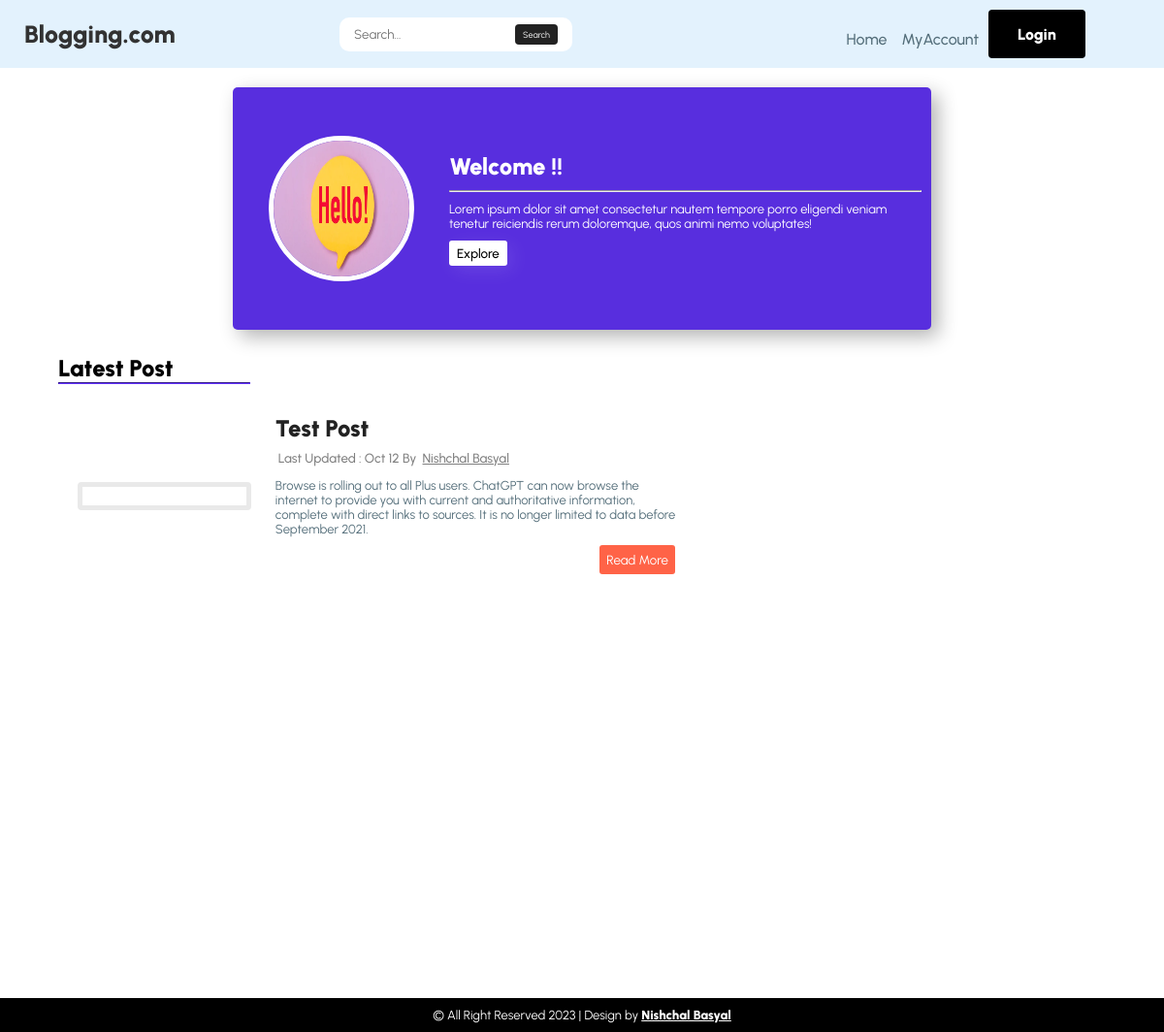
Before: / with the older database file.
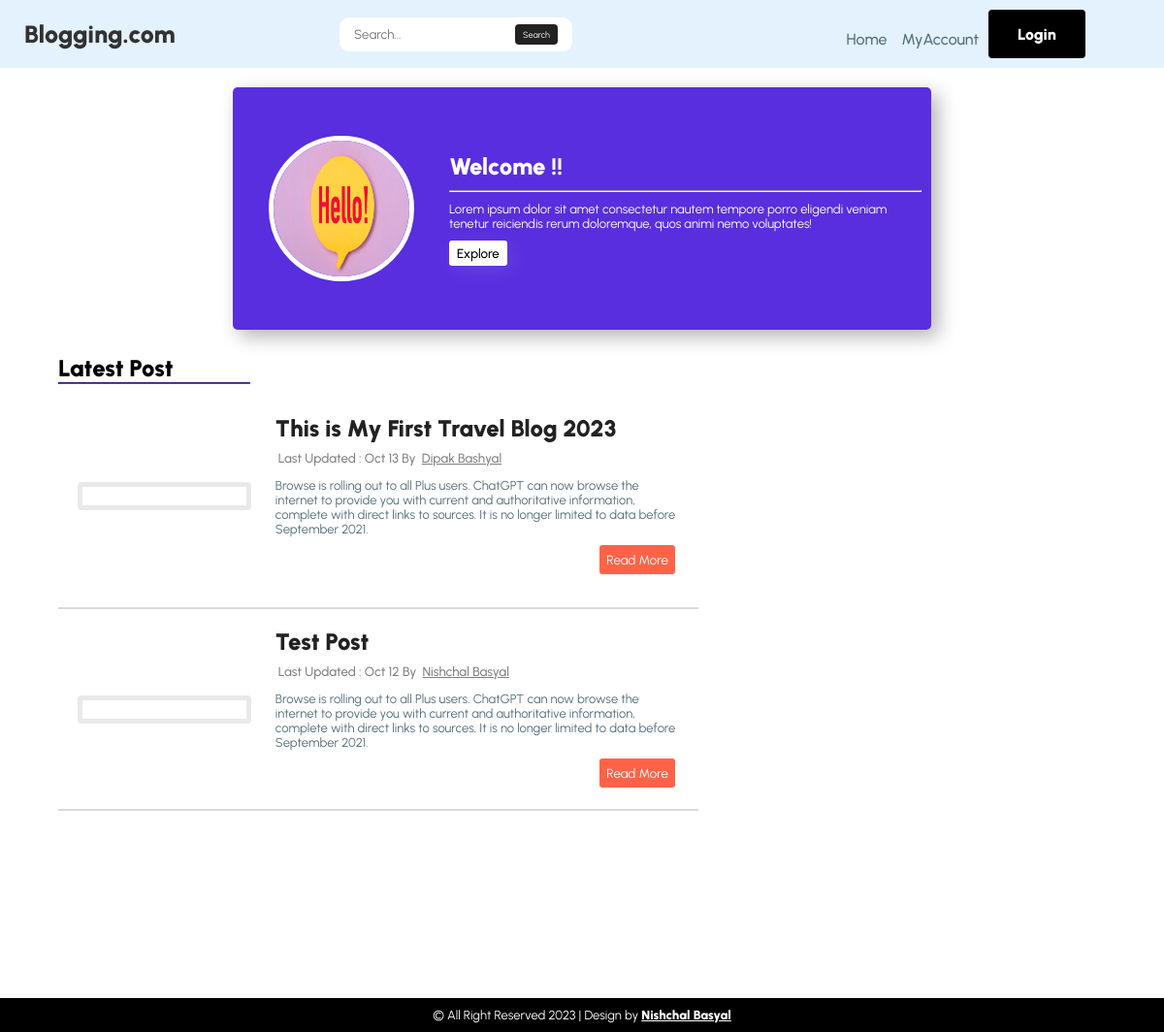
After: the same page with the newer database file.
### blog/models.py (models this page shows, shortened)
class Post(models.Model):
     id = models.UUIDField(primary_key=True, default=uuid.uuid4, editable=False)
     user =  models.ForeignKey(to=CustomBlogUser,  on_delete=models.DO_NOTHING)
     title = models.CharField(max_length=200)
     summary = models.CharField(max_length=500,blank=True,null=True)
     description =  RichTextField()
     slug = models.SlugField(max_length=255, blank=True,null=True)
     created_at = models.DateTimeField(auto_now_add=True)
     updated_at = models.DateTimeField(auto_now=True)
     featureImage = CloudinaryField('FeatureImage',overwrite=True,format="png",blank=True,null=True)
     class Meta:
          ordering = ('-created_at',)

class CustomBlogUser(AbstractUser):
     id = models.UUIDField(primary_key=True, default=uuid.uuid4, editable=False)
     fullname =  models.CharField(max_length=50)
     bio =  models.TextField(max_length=150,blank=True,null=True)
     levelofAuthor = {
          (1, "Level 1 Author"),
          (2, "Level 2 Author"),
          (3, "Level 3 Author"),
     }
     profile_picture = CloudinaryField('Image',overwrite=True,format="png",blank=True,null=True)
     authorLevel =  models.IntegerField(choices=levelofAuthor,default=1)
     total_followers = models.PositiveIntegerField(default=0,blank=True,null=True)
     total_following = models.PositiveIntegerField(default=0,blank=True,null=True)
     totalpost = models.PositiveIntegerField(default=0,blank=True,null=True)
     totalcomment = models.PositiveIntegerField(default=0,blank=True,null=True)
     totalreply = models.PositiveIntegerField(default=0,blank=True,null=True)
     socialLink1 =  models.URLField(blank=True,null=True)
     socialLink2 =  models.URLField(blank=True,null=True)
     socialLink3 =  models.URLField(blank=True,null=True)
     updated_at = models.DateTimeField(auto_now=True)
     is_staff = models.BooleanField(default=False)
     is_active = models.BooleanField(default=True)
     obj = CustomUserManager()
     class Meta:
          ordering = ('-date_joined',)

### blog/views.py (the view)
# urls.py: path('', home,name="home"),
def home(request):
    context = Reusable_Context(request)
    allPost = Post.objects.all()
    context['allPost'] = allPost
    return render(request,"home.html" ,context);

### blog/views.py (called while the page is built)
def Reusable_Context(request):
        context = {};
        if request.user.is_authenticated:
            context['authenticated'] = True
            username  = request.user.username
            user = CustomBlogUser.objects.get(username=username)
            context['user'] =  user
            context['fullname'] = user.fullname
            context['profile_picture'] = user.profile_picture
            context['username'] = request.user.username
        else:
            context['authenticated'] = False
        return context

### blog/templates/home.html (shortened to what this page needs)
{% extends "base.html" %}  {% load static %}
{% block content %}
<section class="home">
{% include "hero.html"  with username=username%}
  <div class="blog-content">
    <div class="blog-archive">
      <span class="header">
        <h1 class="latest-post">Latest Post</h1>
        <hr />
      </span>
       {% for post in allPost %}
          {% include "post_card.html" with post=post %}
      {% endfor %}
    </div>
  </div>
</section>
{% endblock %}

### blog/templates/post_card.html (shortened to what this page needs)
 <div class="blog-card">
  {% if  post.featureImage%}
  <div class="left-img-section">
  </div>
  {% endif %}
  <div class="right-content-section">
    <h1 class="blog-title" onClick="single_post_func('{{post.slug}}')">{{post.title}}</h1>
    <span><p>
       Last Updated : {{post.updated_at | date:"M j"}} By <span>
        <a href="{% url "author.url" post.user.username  %}">
          {% if  post.user.fullname%}
          {{post.user.fullname}}
          {% else %}
          {{post.user.username}}
          {% endif %}
        </a>
      </span>
    </p>
  </span>
     <p class="blog-meta-description">
       {{post.summary | safe}}
    </p>
    <span class="btn">
      {% if isAuth %}
      <button class="btn-post" onClick="single_post_edit_func('{{post.slug}}')">Edit</button>
      <button class="btn-post" onClick="single_post_delete_func('{{post.slug}}')">Delete</button>
      {% else %}
      <button class="btn-post" onClick="single_post_func('{{post.slug}}')">Read More</button>
      {% endif %}
    </span>
  </div>
</div>

Changed rows visible on the page:
added Post: title "This is My First Travel Blog 2023", updated_at "Oct 13", user.fullname "Dipak Bashyal", summary "Browse is rolling out to all Plus users. ChatGPT can now browse the internet to provide you with current and authoritative information, complete with direct links to sources. It is no longer limited to data before September 2021."
